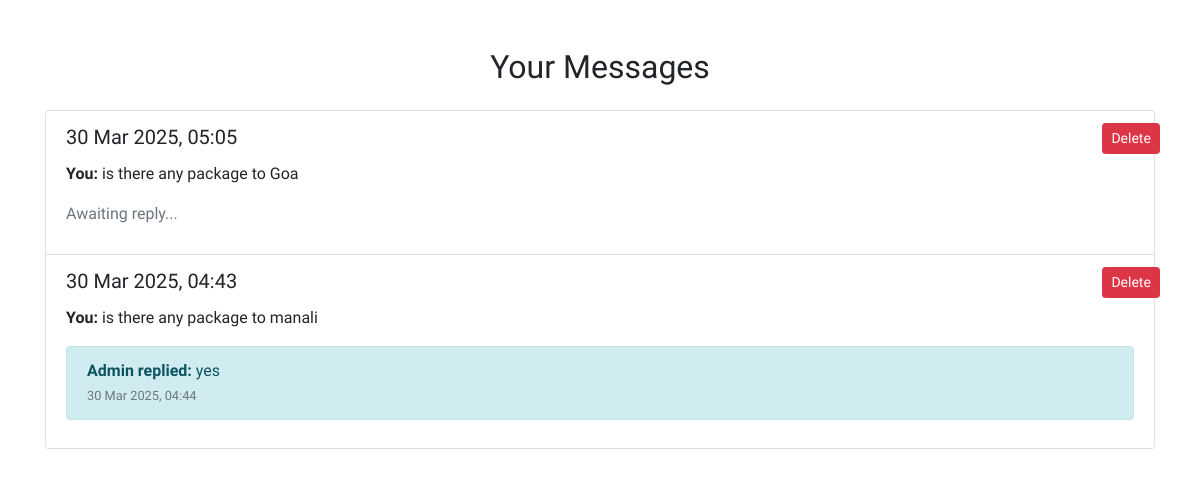
Screenshot of /my-messages/ (signed in) with the database file from the repository.
### travelapp/models.py (models this page shows, shortened)
class ContactMessage(models.Model):
    user = models.ForeignKey(User, on_delete=models.CASCADE, null=True, blank=True)
    name = models.CharField(max_length=100)
    email = models.EmailField()
    message = models.TextField()
    reply = models.TextField(blank=True, null=True)
    created_at = models.DateTimeField(auto_now_add=True)
    replied_at = models.DateTimeField(blank=True, null=True)

### travelapp/views.py (the view)
# urls.py: path('my-messages/', views.user_messages, name='user_messages'),
@login_required
def user_messages(request):
    messages = ContactMessage.objects.filter(user=request.user).order_by('-created_at')
    return render(request, 'user_messages.html', {'messages': messages})

### templates/user_messages.html (shortened to what this page needs)
{% extends 'index.html' %}
{% block content %}
<div class="container mt-5">
  <h2 class="text-center mb-4">Your Messages</h2>
  {% if messages %}
    <div class="list-group">
      {% for msg in messages %}
        <div class="list-group-item">
          <div class="d-flex justify-content-between align-items-center">
            <h5 class="mb-1">{{ msg.created_at|date:"d M Y, H:i" }}</h5>
            <form method="POST" action="{% url 'delete_message' msg.id %}" onsubmit="return confirm('Are you sure you want to delete this message?');">
              <button type="submit" class="btn btn-sm btn-danger">Delete</button>
            </form>
          </div>
          <p class="mt-2"><strong>You:</strong> {{ msg.message }}</p>
          {% if msg.reply %}
            <div class="alert alert-info mt-2">
              <strong>Admin replied:</strong> {{ msg.reply }} <br>
              <small class="text-muted">{{ msg.replied_at|date:"d M Y, H:i" }}</small>
            </div>
          {% else %}
            <p class="text-muted">Awaiting reply...</p>
          {% endif %}
        </div>
      {% endfor %}
    </div>
  {% else %}
    <p class="text-center text-muted">No messages found.</p>
  {% endif %}
</div>
{% endblock %}

### static/css/styleone.css (style rules this page uses)
.btn { margin-left: 45%; }

### static/css/style.css (style rules this page uses)
html,body { font-family: 'Viga'; }

### rows the page displays
ContactMessage: created_at "30 Mar 2025, 05:05", message "is there any package to Goa", shows "Awaiting reply..."
ContactMessage: created_at "30 Mar 2025, 04:43", message "is there any package to manali", reply "yes", replied_at "30 Mar 2025, 04:44"
